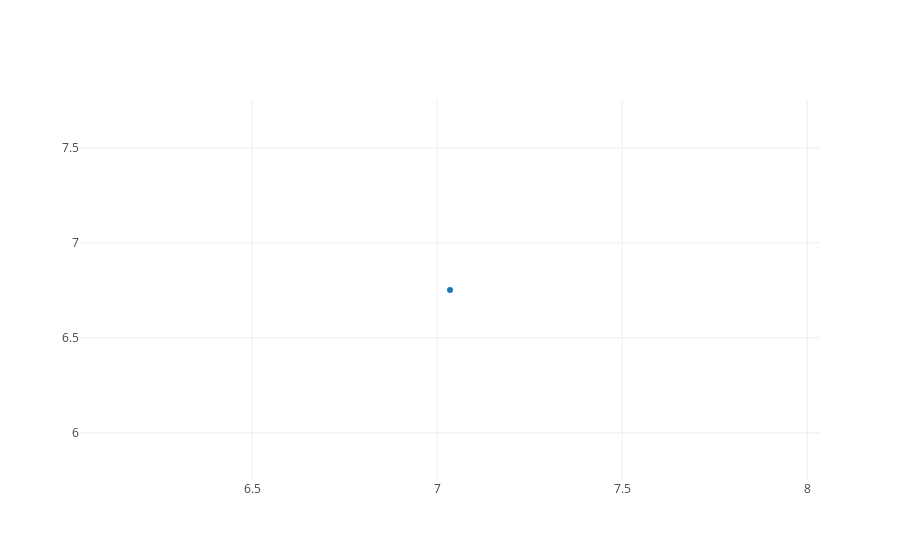

The notebook cell saved with this chart:
### Code cell
trace = go.Scatter(
    x = b['test'],
    y = b['val'],
    text='F-'+b['full'].astype(str) + 'D-' + b['drop'].astype(str) + '-L' + b['lag'].astype(str), 
    mode = 'markers'
)
py.iplot([trace], filename='basic-scatter')

### Figure 1 — Plotly figure (JSON) as saved in the notebook; plotly's stock layout.template omitted (floating-point values rounded to 4 significant figures)
{"data": [{"mode": "markers", "text": ["F-[512, 256]D-0.3-L12"], "type": "scatter", "uid": "7a622707-5844-4f6a-98f5-b42996fdd594", "x": [7.034], "y": [6.751]}], "layout": {}}
